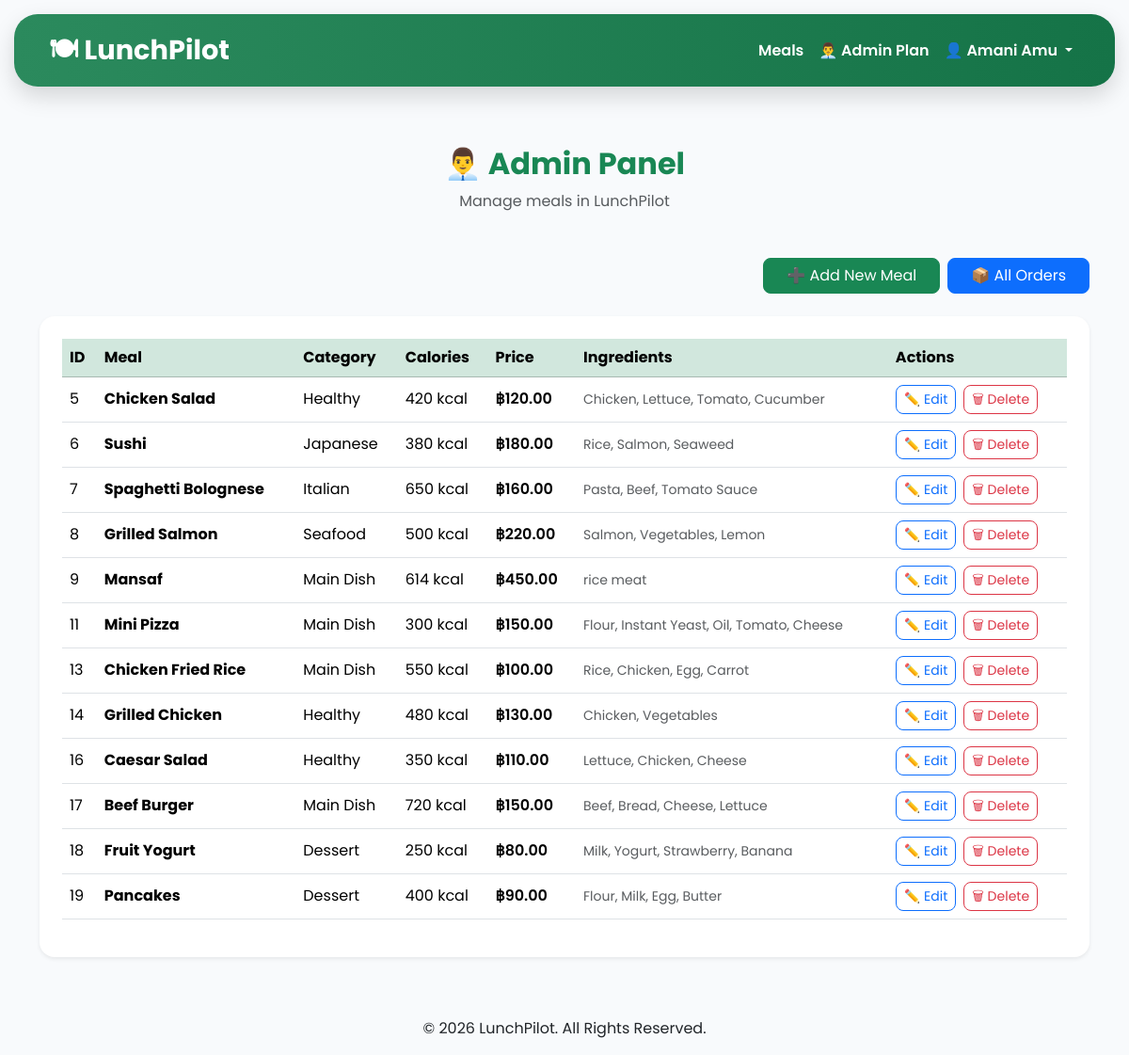
The app's page /admin (signed in), older data.
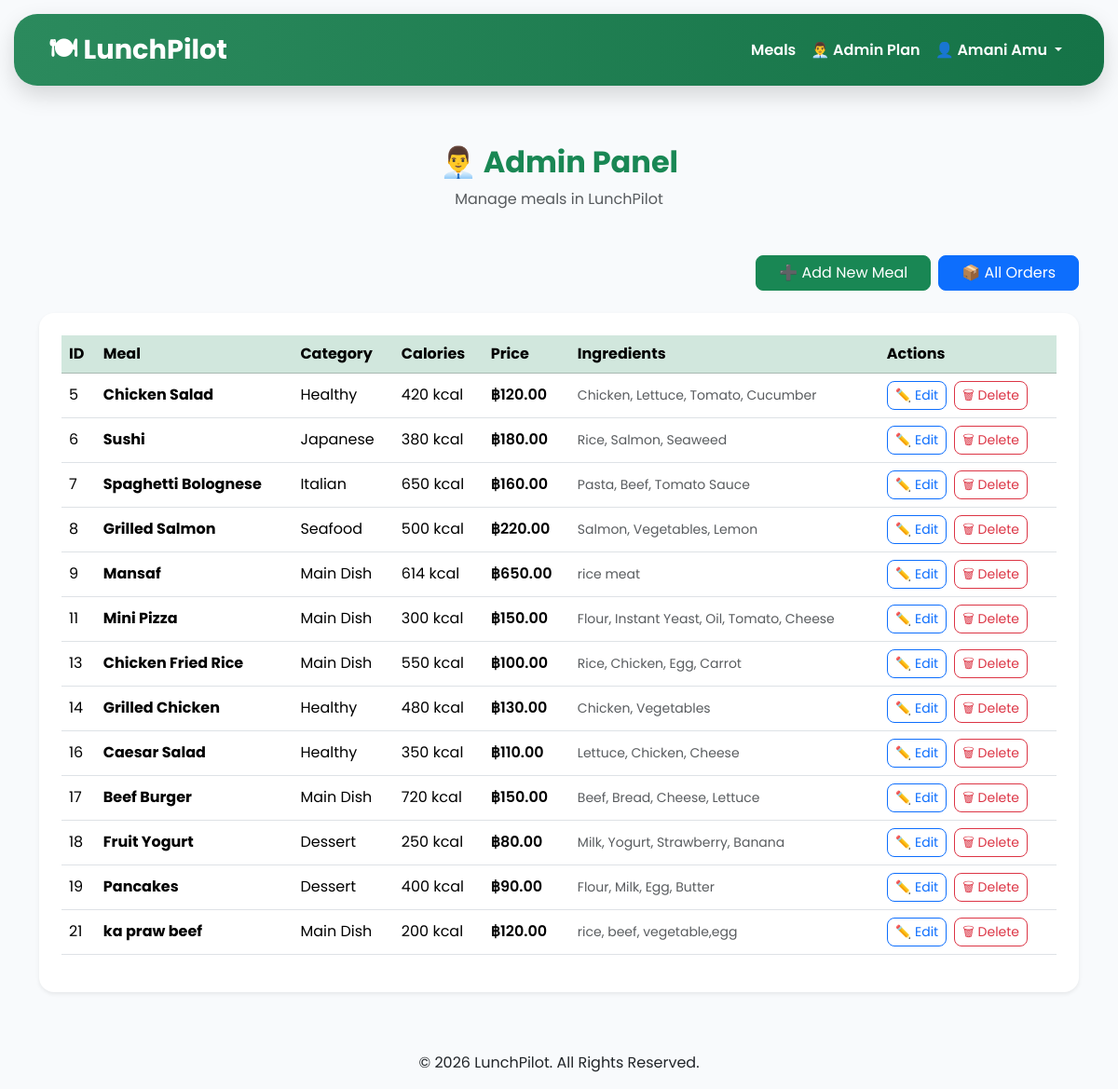
The same page, newer data.
### tables this page shows
CREATE TABLE meals(

        id INTEGER PRIMARY KEY AUTOINCREMENT,

        meal_name TEXT NOT NULL,

        category TEXT NOT NULL,

        calories INTEGER NOT NULL,

        price REAL NOT NULL,

        ingredients TEXT,

        image TEXT

    );

### routes/admin.py (the view, shortened to what this page needs)
@admin.route("/admin")
def admin_panel():
    if "user_id" not in session:
        return redirect(url_for("auth.login"))
    connection = get_connection()
    cursor = connection.cursor()
    cursor.execute(
        "SELECT is_admin FROM users WHERE id = ?",
        (session["user_id"],)
    )
    user = cursor.fetchone()
    cursor.execute("""
        SELECT *
        FROM meals
        ORDER BY id ASC
    """)
    meals = cursor.fetchall()
    connection.close()
    return render_template(
        "admin.html",
        meals=meals
    )

### database.py (called while the page is built)
def get_connection():
    return sqlite3.connect(DATABASE)

### templates/admin.html (shortened to what this page needs)
{% extends "base.html" %}
{% block content %}
<div class="container py-5">
    <div class="text-center mb-5">
        <h2 class="text-success fw-bold">
            👨‍💼 Admin Panel
        </h2>
        <p class="text-muted">
            Manage meals in LunchPilot
        </p>
    </div>
    <div class="d-flex justify-content-end gap-2 mb-4">
    <a href="/admin/add-meal"
       class="btn btn-success px-4 rounded-3">
        ➕ Add New Meal
    </a>
    <a href="{{ url_for('admin.admin_orders') }}"
       class="btn btn-primary px-4 rounded-3">
        📦 All Orders
    </a>
</div>
    <div class="card shadow-sm border-0 rounded-4">
        <div class="card-body p-4">
            <div class="table-responsive">
                <table class="table table-hover align-middle">
                    <thead class="table-success">
                        <tr>
                            <th>ID</th>
                            <th>Meal</th>
                            <th>Category</th>
                            <th>Calories</th>
                            <th>Price</th>
                            <th>Ingredients</th>
                            <th>Actions</th>
                        </tr>
                    </thead>
                    <tbody>
                        {% for meal in meals %}
                        <tr>
                            <td>
                                {{ meal[0] }}
                            </td>
                            <td>
                                <span class="fw-bold">
                                    {{ meal[1] }}
                                </span>
                            </td>
                            <td>
                                {{ meal[2] }}
                            </td>
                            <td>
                                {{ meal[3] }} kcal
                            </td>
                            <td>
                                <span class="fw-semibold">
                                    ฿{{ "%.2f"|format(meal[4]) }}
                                </span>
                            </td>
                            <td>
                                <small class="text-muted">
                                    {{ meal[5] }}
                                </small>
                            </td>
                            <td>
                                <div class="d-flex gap-2">
                                    <a
                                        href="/admin/edit-meal/{{ meal[0] }}"
                                        class="btn btn-outline-primary btn-sm rounded-3"
                                    >
                                        ✏️ Edit
                                    </a>
                                    <a
                                        href="/admin/delete-meal/{{ meal[0] }}"
                                        class="btn btn-outline-danger btn-sm rounded-3"
                                        onclick="return confirm('Are you sure you want to delete this meal?');"
                                    >
                                        🗑 Delete
                                    </a>
                                </div>
                            </td>
                        </tr>
                        {% endfor %}
                    </tbody>
                </table>
            </div>
        </div>
    </div>
</div>
{% endblock %}

Row changes from the older to the newer data that the page shows:
changed meals "Mansaf": price "450.00" → "650.00"
added meals: id "21", meal_name "ka praw beef", category "Main Dish", calories "200", price "120.00", ingredients "rice, beef, vegetable,egg"
